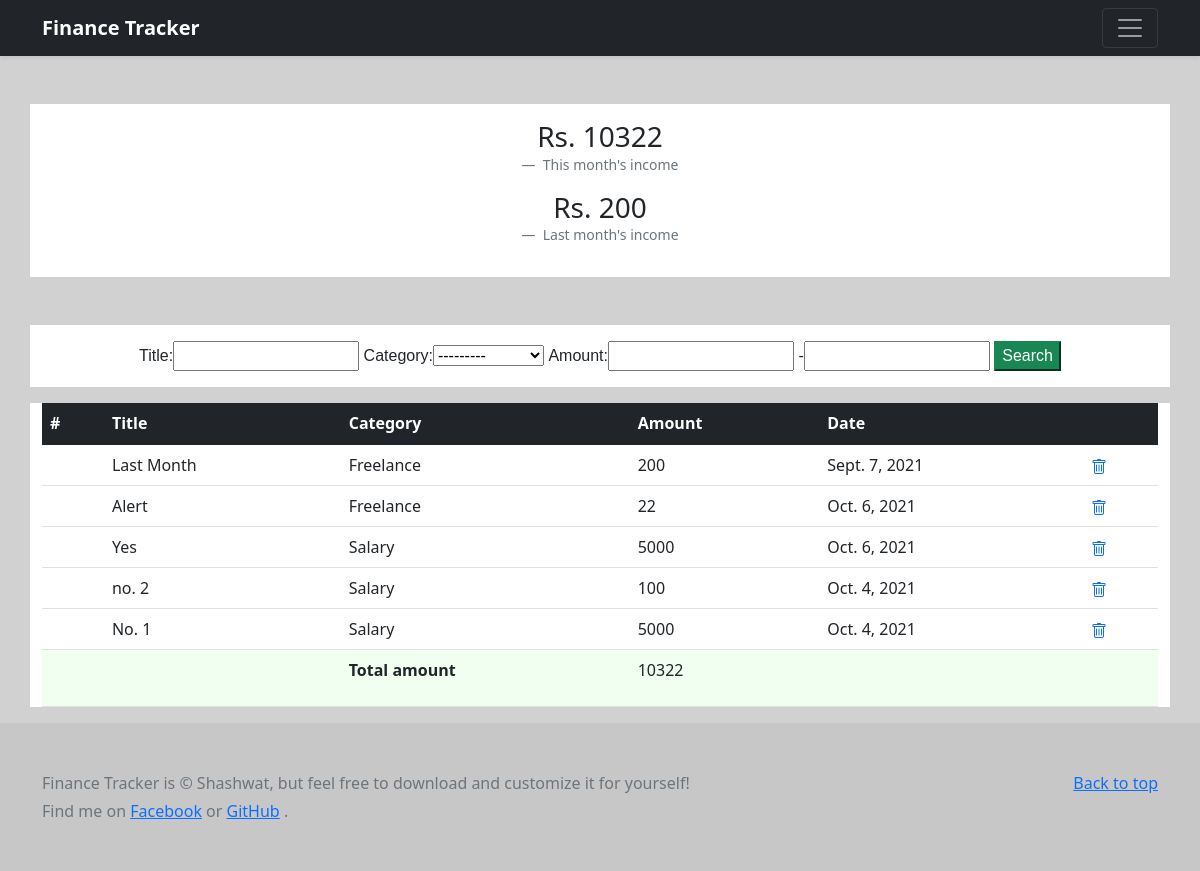
Screenshot of /income_detail/ (signed in) with the database file from the repository.
### main/models.py (models this page shows, shortened)
class IncomeItem(models.Model):
    user = models.ForeignKey(User, on_delete=CASCADE)
    title = models.CharField(max_length=100)
    category = models.CharField(choices=INCOME_CATEGORIES,max_length=100)
    amount = models.IntegerField()
    transaction_date = models.DateField(default=timezone.now)

### income_detail/views.py (the view)
# urls.py: path('', IncomeDetail.as_view(), name='income_detail'),
class IncomeDetail(LoginRequiredMixin, TemplateView):
    template_name = 'income_detail.html'
    def get_context_data(self, **kwargs):
        total_income = 0
        income_items = IncomeItem.objects.filter(user=self.request.user)
        myFilter = IncomeFilter(self.request.GET, queryset=income_items)
        income_items = myFilter.qs
        this_month = date.today().replace(day= 1)
        prev_month = (this_month - timedelta(days=15)).replace(day=1)
        last_month_items = IncomeItem.objects.filter(user=self.request.user).filter(transaction_date__gte=prev_month, transaction_date__lte=this_month)
        for i in IncomeItem.objects.filter(user= self.request.user):
            total_income = total_income + i.amount
        total_amount_filter = 0
        for i in income_items:
            total_amount_filter = total_amount_filter + i.amount
        last_month_income = 0
        for i in last_month_items:
            last_month_income = last_month_income + i.amount
        context = super().get_context_data(**kwargs)
        context["total_income"] = total_income
        context["income_items"] = reversed(income_items)
        context["myFilter"] = myFilter
        context["last_month_income"] = last_month_income
        context["total_amount_filter"] = total_amount_filter
        return context

### templates/income_detail.html (shortened to what this page needs)
{% extends 'base.html' %}
{% block content %}
<div class="container my-5 text-center" style="background-color: white;">
    <div class="container py-3">
    <figure>
        <blockquote class="h3">
          <p>Rs. {{total_income}}</p>
        </blockquote>
        <figcaption class="blockquote-footer">
          This month's income
        </figcaption>
      </figure>
      <figure>
        <blockquote class="h3">
            <p>Rs. {{last_month_income}}</p>
          </blockquote>
          <figcaption class="blockquote-footer">
            Last month's income
          </figcaption>
      </figure>
    </div>
</div>
<div class="container my-3 text-center" style="background-color: white;">
    <form class="py-3" method="GET" style="font-family: 'Gill Sans', 'Gill Sans MT', Calibri, 'Trebuchet MS', sans-serif;">
        {{myFilter.form}}
        <button class="btn-success" type="submit">Search</button>
    </form>
</div>
<div class="container" style="background-color: white;">
    <table class="table">
        <thead class="table-dark">
          <tr>
            <th scope="col">#</th>
            <th scope="col">Title</th>
            <th scope="col">Category</th>
            <th scope="col">Amount</th>
            <th scope="col">Date</th>
            <th scope="col"></th>
          </tr>
        </thead>
        <tbody>
            {% for income_item in income_items %}
          <tr>
            <th scope="row">{{for}}</th>
            <td>{{income_item.title}}</td>
            <td>{{income_item.category}}</td>
            <td>{{income_item.amount}}</td>
            <td>{{income_item.transaction_date}}</td>
            <td><a type="button" href="{% url 'delete' income_item.id %}" data-bs-toggle="tooltip" data-bs-placement="top" title="Delete this item">
            </a >
        </td>
          </tr>
          {% endfor %}
          <tr style="background-color: honeydew;">
            <td><p></p></td>
            <td><p></p></td>
            <td>
              <p><b> Total amount </b></p>
            </td>
            <td>
              <p> {{total_amount_filter}} </p>
            </td>
            <td>
            </td>
            <td>
            </td>
          </tr>
        </tbody>
      </table>
</div>
{% endblock content %}

### rows the page displays
IncomeItem: title "Last Month", category "Freelance", amount "200", transaction_date "Sept. 7, 2021"
IncomeItem: title "Alert", category "Freelance", amount "22", transaction_date "Oct. 6, 2021"
IncomeItem: title "Yes", category "Salary", amount "5000", transaction_date "Oct. 6, 2021"
IncomeItem: title "no. 2", category "Salary", amount "100", transaction_date "Oct. 4, 2021"
IncomeItem: title "No. 1", category "Salary", amount "5000", transaction_date "Oct. 4, 2021"

### other values shown
{{ total_income }} "10322"
{{ last_month_income }} "200"
{{ total_amount_filter }} "10322"
